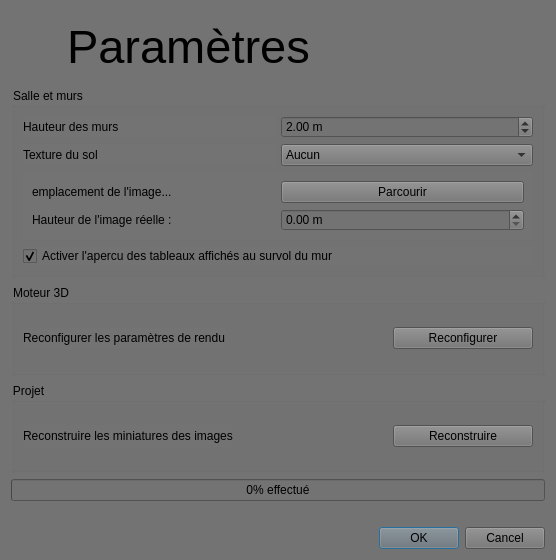
<?xml version="1.0" encoding="UTF-8"?>
<ui version="4.0">
 <class>ParamSalleDial</class>
 <widget class="QDialog" name="ParamSalleDial">
  <property name="geometry">
   <rect>
    <x>0</x>
    <y>0</y>
    <width>556</width>
    <height>560</height>
   </rect>
  </property>
  <property name="windowTitle">
   <string>Paramètres</string>
  </property>
  <property name="windowIcon">
   <iconset resource="ressources.qrc">
    <normaloff>:/res/param.png</normaloff>:/res/param.png</iconset>
  </property>
  <property name="styleSheet">
   <string notr="true">background-color: #737373;</string>
  </property>
  <layout class="QVBoxLayout" name="verticalLayout_5">
   <item>
    <layout class="QHBoxLayout" name="horizontalLayout_7">
     <item>
      <widget class="QLabel" name="label">
       <property name="minimumSize">
        <size>
         <width>50</width>
         <height>70</height>
        </size>
       </property>
       <property name="maximumSize">
        <size>
         <width>50</width>
         <height>70</height>
        </size>
       </property>
       <property name="styleSheet">
        <string notr="true">background-image :none;</string>
       </property>
       <property name="text">
        <string/>
       </property>
       <property name="pixmap">
        <pixmap resource="ressources.qrc">:/res/engrenage_big.png</pixmap>
       </property>
       <property name="scaledContents">
        <bool>true</bool>
       </property>
      </widget>
     </item>
     <item>
      <widget class="QLabel" name="label_2">
       <property name="minimumSize">
        <size>
         <width>0</width>
         <height>70</height>
        </size>
       </property>
       <property name="maximumSize">
        <size>
         <width>16777215</width>
         <height>70</height>
        </size>
       </property>
       <property name="font">
        <font>
         <pointsize>35</pointsize>
        </font>
       </property>
       <property name="styleSheet">
        <string notr="true">background-image :none;</string>
       </property>
       <property name="text">
        <string>Paramètres</string>
       </property>
      </widget>
     </item>
    </layout>
   </item>
   <item>
    <widget class="QGroupBox" name="groupBox">
     <property name="styleSheet">
      <string notr="true">background-image :none;</string>
     </property>
     <property name="title">
      <string>Salle et murs</string>
     </property>
     <layout class="QVBoxLayout" name="verticalLayout_3">
      <item>
       <layout class="QGridLayout" name="gridLayout">
        <item row="0" column="0">
         <widget class="QLabel" name="labelParamSalle">
          <property name="styleSheet">
           <string notr="true">background-image :none;</string>
          </property>
          <property name="text">
           <string>Hauteur des murs</string>
          </property>
         </widget>
        </item>
        <item row="0" column="1">
         <widget class="QDoubleSpinBox" name="doubleSpinParamSalle">
          <property name="styleSheet">
           <string notr="true">background-image :none;</string>
          </property>
          <property name="suffix">
           <string> m</string>
          </property>
          <property name="minimum">
           <double>1.000000000000000</double>
          </property>
          <property name="maximum">
           <double>30.000000000000000</double>
          </property>
          <property name="singleStep">
           <double>0.500000000000000</double>
          </property>
          <property name="value">
           <double>2.000000000000000</double>
          </property>
         </widget>
        </item>
        <item row="3" column="0" colspan="2">
         <widget class="QWidget" name="widgetTexture" native="true">
          <layout class="QVBoxLayout" name="verticalLayout_2">
           <item>
            <layout class="QHBoxLayout" name="horizontalLayout">
             <item>
              <widget class="QLabel" name="labelParcourir">
               <property name="text">
                <string>emplacement de l'image...</string>
               </property>
              </widget>
             </item>
             <item>
              <widget class="QPushButton" name="boutonParcourir">
               <property name="text">
                <string>Parcourir</string>
               </property>
              </widget>
             </item>
            </layout>
           </item>
           <item>
            <layout class="QHBoxLayout" name="horizontalLayout_6">
             <item>
              <widget class="QLabel" name="label_6">
               <property name="text">
                <string>Hauteur de l'image réelle : </string>
               </property>
              </widget>
             </item>
             <item>
              <widget class="QDoubleSpinBox" name="spinSize">
               <property name="suffix">
                <string> m</string>
               </property>
              </widget>
             </item>
            </layout>
           </item>
          </layout>
         </widget>
        </item>
        <item row="1" column="0">
         <widget class="QLabel" name="label_4">
          <property name="styleSheet">
           <string notr="true">background-image :none;</string>
          </property>
          <property name="text">
           <string>Texture du sol</string>
          </property>
         </widget>
        </item>
        <item row="1" column="1">
         <widget class="QComboBox" name="listeSol">
          <property name="styleSheet">
           <string notr="true">background-image :none;</string>
          </property>
          <item>
           <property name="text">
            <string>Aucun</string>
           </property>
          </item>
          <item>
           <property name="text">
            <string>Moquette</string>
           </property>
          </item>
          <item>
           <property name="text">
            <string>Parquet</string>
           </property>
          </item>
          <item>
           <property name="text">
            <string>Importer une texture</string>
           </property>
          </item>
         </widget>
        </item>
       </layout>
      </item>
      <item>
       <widget class="QCheckBox" name="checkBox">
        <property name="enabled">
         <bool>true</bool>
        </property>
        <property name="text">
         <string>Activer l'apercu des tableaux affichés au survol du mur</string>
        </property>
        <property name="checked">
         <bool>true</bool>
        </property>
        <property name="tristate">
         <bool>false</bool>
        </property>
       </widget>
      </item>
     </layout>
    </widget>
   </item>
   <item>
    <widget class="QGroupBox" name="groupBox_2">
     <property name="styleSheet">
      <string notr="true">background-image :none;</string>
     </property>
     <property name="title">
      <string>Moteur 3D</string>
     </property>
     <layout class="QVBoxLayout" name="verticalLayout">
      <item>
       <layout class="QHBoxLayout" name="horizontalLayout_3">
        <item>
         <widget class="QLabel" name="label_3">
          <property name="styleSheet">
           <string notr="true">background-image :none;</string>
          </property>
          <property name="text">
           <string>Reconfigurer les paramètres de rendu</string>
          </property>
         </widget>
        </item>
        <item>
         <spacer name="horizontalSpacer_2">
          <property name="styleSheet">
           <string notr="true">background-image :none;</string>
          </property>
          <property name="orientation">
           <enum>Qt::Horizontal</enum>
          </property>
          <property name="sizeHint" stdset="0">
           <size>
            <width>40</width>
            <height>20</height>
           </size>
          </property>
         </spacer>
        </item>
        <item>
         <widget class="QPushButton" name="boutonReconfigurer">
          <property name="minimumSize">
           <size>
            <width>140</width>
            <height>0</height>
           </size>
          </property>
          <property name="styleSheet">
           <string notr="true">background-image :none;</string>
          </property>
          <property name="text">
           <string>Reconfigurer</string>
          </property>
          <property name="icon">
           <iconset resource="ressources.qrc">
            <normaloff>:/res/clear.png</normaloff>:/res/clear.png</iconset>
          </property>
         </widget>
        </item>
       </layout>
      </item>
     </layout>
    </widget>
   </item>
   <item>
    <widget class="QGroupBox" name="groupBox_3">
     <property name="styleSheet">
      <string notr="true">background-image :none;</string>
     </property>
     <property name="title">
      <string>Projet</string>
     </property>
     <layout class="QVBoxLayout" name="verticalLayout_4">
      <item>
       <layout class="QHBoxLayout" name="horizontalLayout_5">
        <item>
         <widget class="QLabel" name="label_5">
          <property name="styleSheet">
           <string notr="true">background-image :none;</string>
          </property>
          <property name="text">
           <string>Reconstruire les miniatures des images</string>
          </property>
         </widget>
        </item>
        <item>
         <spacer name="horizontalSpacer_3">
          <property name="styleSheet">
           <string notr="true">background-image :none;</string>
          </property>
          <property name="orientation">
           <enum>Qt::Horizontal</enum>
          </property>
          <property name="sizeHint" stdset="0">
           <size>
            <width>40</width>
            <height>20</height>
           </size>
          </property>
         </spacer>
        </item>
        <item>
         <widget class="QPushButton" name="boutonReconstruire">
          <property name="minimumSize">
           <size>
            <width>140</width>
            <height>0</height>
           </size>
          </property>
          <property name="styleSheet">
           <string notr="true">background-image :none;</string>
          </property>
          <property name="text">
           <string>Reconstruire</string>
          </property>
          <property name="icon">
           <iconset resource="ressources.qrc">
            <normaloff>:/res/passerVueFace.png</normaloff>:/res/passerVueFace.png</iconset>
          </property>
         </widget>
        </item>
       </layout>
      </item>
     </layout>
    </widget>
   </item>
   <item>
    <widget class="QProgressBar" name="progression">
     <property name="enabled">
      <bool>true</bool>
     </property>
     <property name="styleSheet">
      <string notr="true">background-image :none;</string>
     </property>
     <property name="value">
      <number>0</number>
     </property>
     <property name="format">
      <string>%p% effectué</string>
     </property>
    </widget>
   </item>
   <item>
    <spacer name="horizontalSpacer">
     <property name="styleSheet">
      <string notr="true">background-image :none;</string>
     </property>
     <property name="orientation">
      <enum>Qt::Horizontal</enum>
     </property>
     <property name="sizeHint" stdset="0">
      <size>
       <width>535</width>
       <height>20</height>
      </size>
     </property>
    </spacer>
   </item>
   <item>
    <widget class="QDialogButtonBox" name="buttonBox">
     <property name="styleSheet">
      <string notr="true">background-image :none;</string>
     </property>
     <property name="orientation">
      <enum>Qt::Horizontal</enum>
     </property>
     <property name="standardButtons">
      <set>QDialogButtonBox::Cancel|QDialogButtonBox::Ok</set>
     </property>
    </widget>
   </item>
  </layout>
 </widget>
 <resources>
  <include location="ressources.qrc"/>
 </resources>
 <connections>
  <connection>
   <sender>buttonBox</sender>
   <signal>accepted()</signal>
   <receiver>ParamSalleDial</receiver>
   <slot>accept()</slot>
   <hints>
    <hint type="sourcelabel">
     <x>248</x>
     <y>254</y>
    </hint>
    <hint type="destinationlabel">
     <x>157</x>
     <y>274</y>
    </hint>
   </hints>
  </connection>
  <connection>
   <sender>buttonBox</sender>
   <signal>rejected()</signal>
   <receiver>ParamSalleDial</receiver>
   <slot>reject()</slot>
   <hints>
    <hint type="sourcelabel">
     <x>316</x>
     <y>260</y>
    </hint>
    <hint type="destinationlabel">
     <x>286</x>
     <y>274</y>
    </hint>
   </hints>
  </connection>
 </connections>
</ui>
